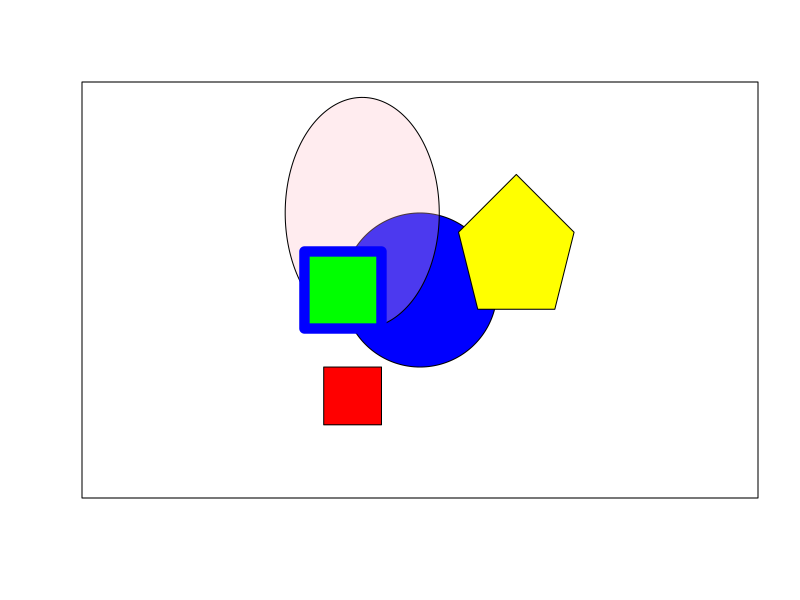

This figure's R source:
## ---- chunk 1
canvas <- function(mn=0,mx=100){
  plot( 1:2,ylim=c(mn,mx), xlim=c(mn,mx),
        asp=1,xaxt="n",yaxt="n", type="n",
        xlab="",ylab="")
}
circle <- function(x,y,r,ry=r,...){ 
  angs <- seq(0,2*pi, length=200)
  xpts <- x+r*cos(angs)
  ypts <- y+ry*sin(angs)
  polygon(xpts,ypts,...)
  }
## ---- chunk 2
canvas()
circle(50,50,20,col="blue")
circle(35,70,r=20,ry=30,col=scales::alpha("pink",.3))
polygon(c(20,40,40,20),c(60,60,40,40),col="green",border="blue",lwd=10)
polygon(c(25,40,40,25),c(30,30,15,15),col="red", border="black")
polygon(c(60,75,90,85,65),c(65,80,65,45,45),col="yellow")
